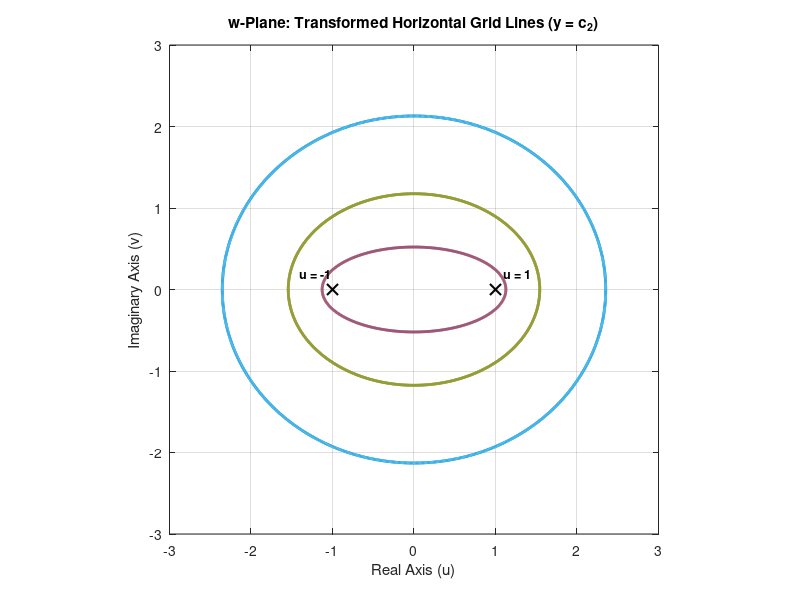

Reproduce this figure in MATLAB.
% --- Specimen C: Codomain Transformation of Horizontal Grid Lines ---
clear; clc; close all;

% Define constant y-values (horizontal lines in the z-plane)
% Avoiding y = 0 exactly to prevent a degenerate flat line segment
y_constants = [-1.5, -1.0, -0.5, 0.5, 1.0, 1.5]; 
x_fluid = linspace(-pi, pi, 1000); % x varies smoothly across a full period

% Initialize single-panel figure
figure('Position', [100, 100, 550, 450]);
hold on;

% Generate a distinct color palette for each ellipse
colors = lines(length(y_constants));

for i = 1:length(y_constants)
    c2 = y_constants(i);
    
    % Direct parameterization using the split complex identity:
    % u = sin(x)*cosh(c2), v = cos(x)*sinh(c2)
    u = sin(x_fluid) .* cosh(c2);
    v = cos(x_fluid) .* sinh(c2);
    
    % Plot the individual elliptical trajectory
    plot(u, v, 'LineWidth', 2, 'Color', colors(i,:));
end

% Mark and label the shared focal points (vertices at u = -1 and u = 1)
plot([-1, 1], [0, 0], 'kx', 'MarkerSize', 8, 'LineWidth', 1.5);
text(1.1, 0.2, 'u = 1', 'FontSize', 9, 'FontWeight', 'bold');
text(-1.4, 0.2, 'u = -1', 'FontSize', 9, 'FontWeight', 'bold');

% Structural formatting matching your project specifications
grid on; box on; axis equal;
xlim([-3, 3]); ylim([-3, 3]);

title('w-Plane: Transformed Horizontal Grid Lines (y = c_2)');
xlabel('Real Axis (u)'); 
ylabel('Imaginary Axis (v)');

% Export for LaTeX as a high-quality vector PDF
exportgraphics(gcf, 'SpecimenC_ImaginaryMapping.pdf', 'ContentType', 'vector');
